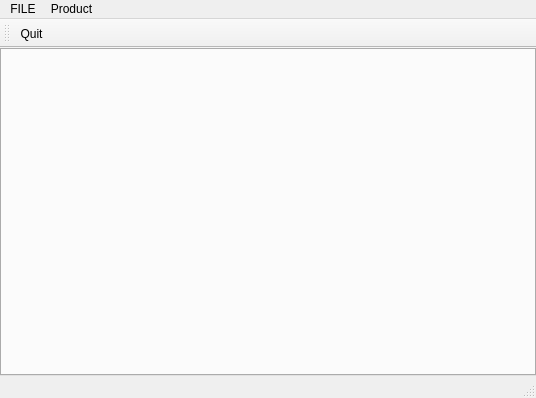
<?xml version="1.0" encoding="UTF-8"?>
<ui version="4.0">
 <class>MainWindow</class>
 <widget class="QMainWindow" name="MainWindow">
  <property name="geometry">
   <rect>
    <x>0</x>
    <y>0</y>
    <width>536</width>
    <height>398</height>
   </rect>
  </property>
  <property name="windowTitle">
   <string>MainWindow</string>
  </property>
  <widget class="QWidget" name="centralwidget">
   <layout class="QHBoxLayout" name="horizontalLayout">
    <property name="spacing">
     <number>0</number>
    </property>
    <property name="leftMargin">
     <number>0</number>
    </property>
    <property name="topMargin">
     <number>0</number>
    </property>
    <property name="rightMargin">
     <number>0</number>
    </property>
    <property name="bottomMargin">
     <number>0</number>
    </property>
    <item>
     <widget class="QTabWidget" name="MainTabWidget">
      <property name="currentIndex">
       <number>-1</number>
      </property>
     </widget>
    </item>
   </layout>
  </widget>
  <widget class="QMenuBar" name="menubar">
   <property name="geometry">
    <rect>
     <x>0</x>
     <y>0</y>
     <width>536</width>
     <height>22</height>
    </rect>
   </property>
   <widget class="QMenu" name="menuFile">
    <property name="title">
     <string>FILE</string>
    </property>
    <addaction name="actionQuit"/>
   </widget>
   <widget class="QMenu" name="menuProduct">
    <property name="title">
     <string>Product</string>
    </property>
   </widget>
   <addaction name="menuFile"/>
   <addaction name="menuProduct"/>
  </widget>
  <widget class="QStatusBar" name="statusbar"/>
  <widget class="QToolBar" name="toolBar">
   <property name="windowTitle">
    <string>toolBar</string>
   </property>
   <attribute name="toolBarArea">
    <enum>TopToolBarArea</enum>
   </attribute>
   <attribute name="toolBarBreak">
    <bool>false</bool>
   </attribute>
   <addaction name="actionQuit"/>
  </widget>
  <action name="actionQuit">
   <property name="icon">
    <iconset theme="QIcon::ThemeIcon::ApplicationExit"/>
   </property>
   <property name="text">
    <string>Quit</string>
   </property>
   <property name="shortcut">
    <string>Ctrl+Q</string>
   </property>
  </action>
 </widget>
 <resources/>
 <connections>
  <connection>
   <sender>actionQuit</sender>
   <signal>triggered()</signal>
   <receiver>MainWindow</receiver>
   <slot>close()</slot>
   <hints>
    <hint type="sourcelabel">
     <x>-1</x>
     <y>-1</y>
    </hint>
    <hint type="destinationlabel">
     <x>267</x>
     <y>199</y>
    </hint>
   </hints>
  </connection>
 </connections>
</ui>
